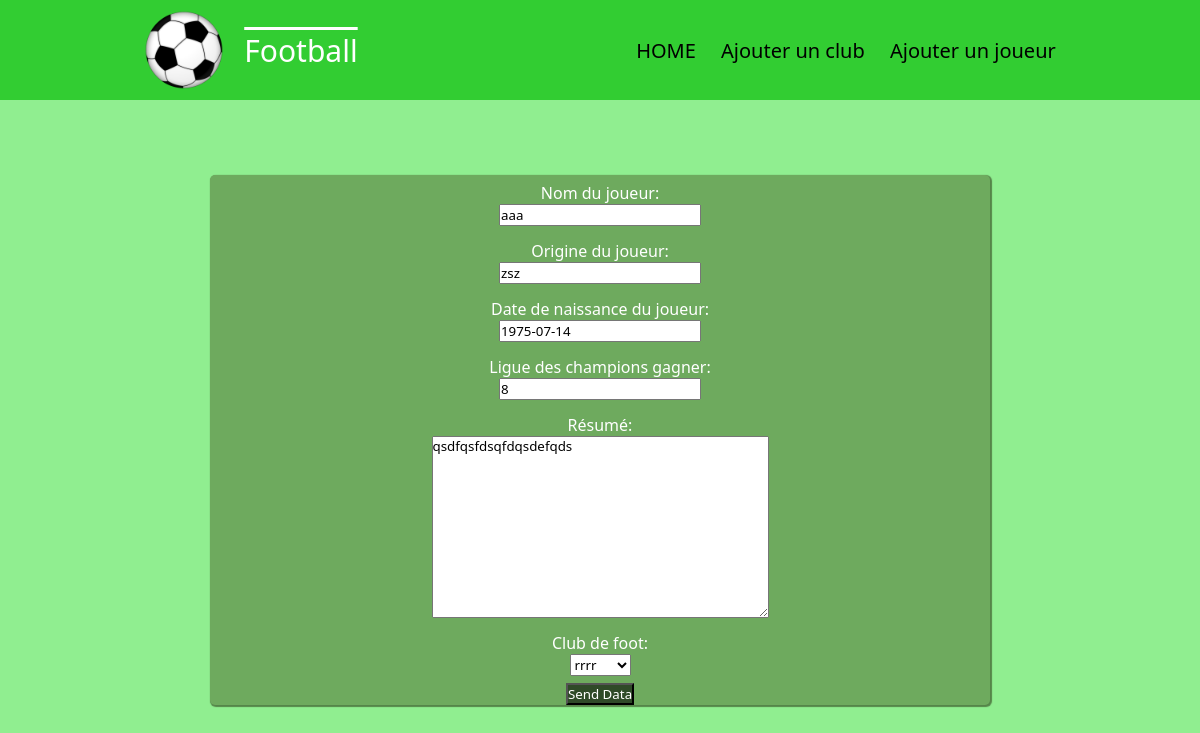
The page /football/update2/2/ on the database as committed earlier.
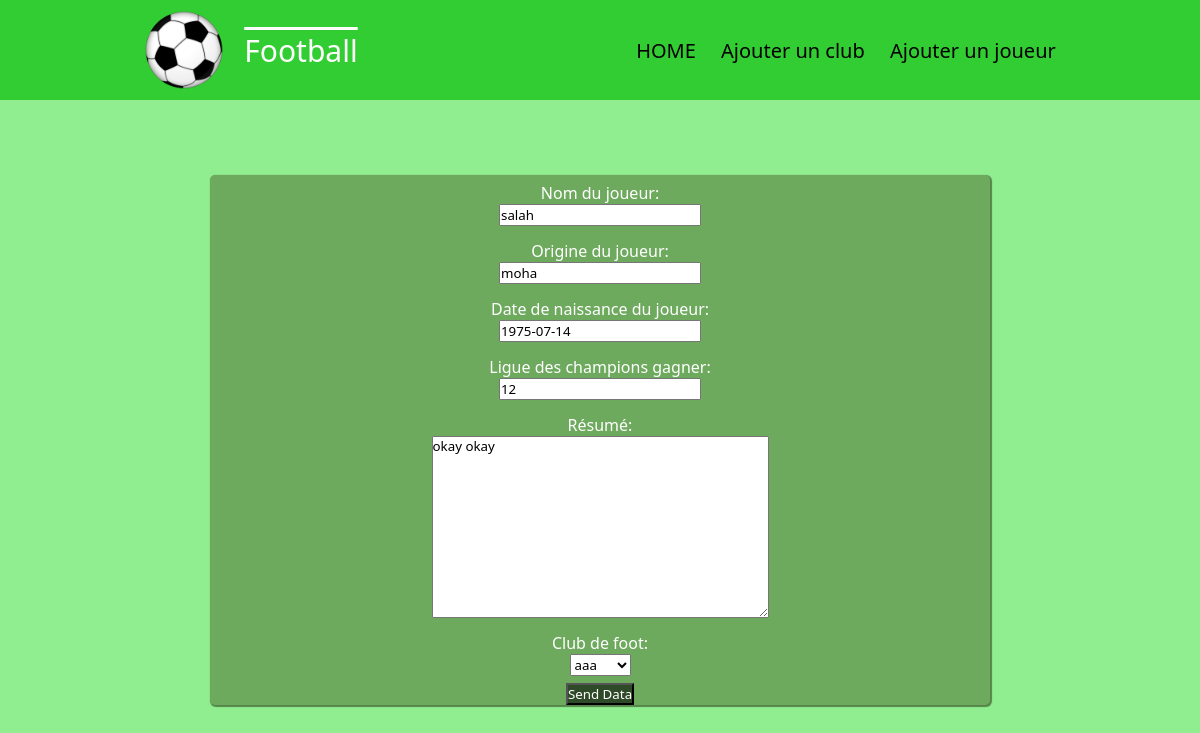
The same page on the database as committed later.
### football/models.py (models this page shows, shortened)
class Joueur(models.Model):
    nom_joueur = models.CharField(max_length=100)  # défini un champs de type texte de 100 caractères maximum
    pays_joueur = models.CharField(max_length=100)
    date_naissance_joueur = models.DateField(blank=True, null=True)  # champs de type date,pouvant être null ou ne pas être rempli
    nombre_LDC = models.IntegerField(blank=False)  # champs de type entier devant être obligatoirement rempli
    resume = models.TextField(null=True, blank=True)  # champs de type text long
    club = models.ForeignKey(Club, on_delete=models.CASCADE,default= None, null=True)
    def dico(self):
        return {"nom_joueur": self.nom_joueur, "pays_joueur": self.pays_joueur,"date_naissance_joueur":self.date_naissance_joueur,"nombre_LDC": self.nombre_LDC,"resume": self.resume,"club":self.club}

### football/views.py (the view)
# urls.py: path('update2/<int:id>/',views.update2),
def update2(request, id):
    joueur = models.Joueur.objects.get(pk=id)
    jform = JoueurForm(joueur.dico())
    return render(request, "football/update2.html", {"form": jform, "id": id})

### football/forms.py
class JoueurForm(ModelForm):
    class Meta:
        model = models.Joueur
        fields = ('nom_joueur', 'pays_joueur', 'date_naissance_joueur', 'nombre_LDC','resume', 'club')
        labels = {
            'nom_joueur': _('Nom du joueur'),
            'pays_joueur': _('Origine du joueur'),
            'date_naissance_joueur': _('Date de naissance du joueur'),
            'nombre_LDC': _('Ligue des champions gagner'),
            'resume': _('Résumé'),
            'club' : _("Club de foot:")
        }

### football/models.py (called while the page is built)
    def __str__(self):
        chaine = f"{self.nom_club}"
        return chaine

### football/templates/football/update2.html (shortened to what this page needs)
{% extends "football/main.html" %}
{% block content %}
    <form method="post" action="/football/traitementupdate2/{{id}}">
    {{ form.as_ul }}
    <input type="submit" value="Send Data"/>
    </form>
{% endblock %}

Rows that differ between the two databases and show on the page:
changed Joueur "aaa": nom_joueur "aaa" → "salah"; pays_joueur "zsz" → "moha"; nombre_LDC "8" → "12"; resume "qsdfqsfdsqfdqsdefqds" → "okay okay"; club "rrrr" → "aaa"
